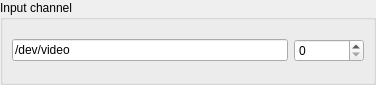
<?xml version="1.0" encoding="UTF-8"?>
<ui version="4.0">
 <class>control_panel::capture::InputChannel</class>
 <widget class="QWidget" name="ControlPanel_Capture_InputChannel">
  <property name="geometry">
   <rect>
    <x>0</x>
    <y>0</y>
    <width>376</width>
    <height>85</height>
   </rect>
  </property>
  <property name="focusPolicy">
   <enum>Qt::ClickFocus</enum>
  </property>
  <property name="windowTitle">
   <string>Dialog</string>
  </property>
  <layout class="QVBoxLayout" name="verticalLayout">
   <property name="leftMargin">
    <number>0</number>
   </property>
   <property name="topMargin">
    <number>0</number>
   </property>
   <property name="rightMargin">
    <number>0</number>
   </property>
   <property name="bottomMargin">
    <number>0</number>
   </property>
   <item>
    <widget class="QGroupBox" name="groupBox_channelSelect">
     <property name="title">
      <string>Input channel</string>
     </property>
     <layout class="QVBoxLayout" name="verticalLayout_2">
      <property name="topMargin">
       <number>9</number>
      </property>
      <property name="bottomMargin">
       <number>9</number>
      </property>
      <item>
       <layout class="QHBoxLayout" name="horizontalLayout">
        <item>
         <widget class="QLineEdit" name="lineEdit">
          <property name="sizePolicy">
           <sizepolicy hsizetype="Expanding" vsizetype="Fixed">
            <horstretch>0</horstretch>
            <verstretch>0</verstretch>
           </sizepolicy>
          </property>
          <property name="text">
           <string>/dev/video</string>
          </property>
          <property name="readOnly">
           <bool>true</bool>
          </property>
         </widget>
        </item>
        <item>
         <widget class="QSpinBox" name="spinBox_deviceIdx">
          <property name="sizePolicy">
           <sizepolicy hsizetype="Maximum" vsizetype="Fixed">
            <horstretch>0</horstretch>
            <verstretch>0</verstretch>
           </sizepolicy>
          </property>
          <property name="minimumSize">
           <size>
            <width>70</width>
            <height>0</height>
           </size>
          </property>
          <property name="maximum">
           <number>1024</number>
          </property>
         </widget>
        </item>
       </layout>
      </item>
     </layout>
    </widget>
   </item>
  </layout>
 </widget>
 <resources/>
 <connections/>
</ui>
